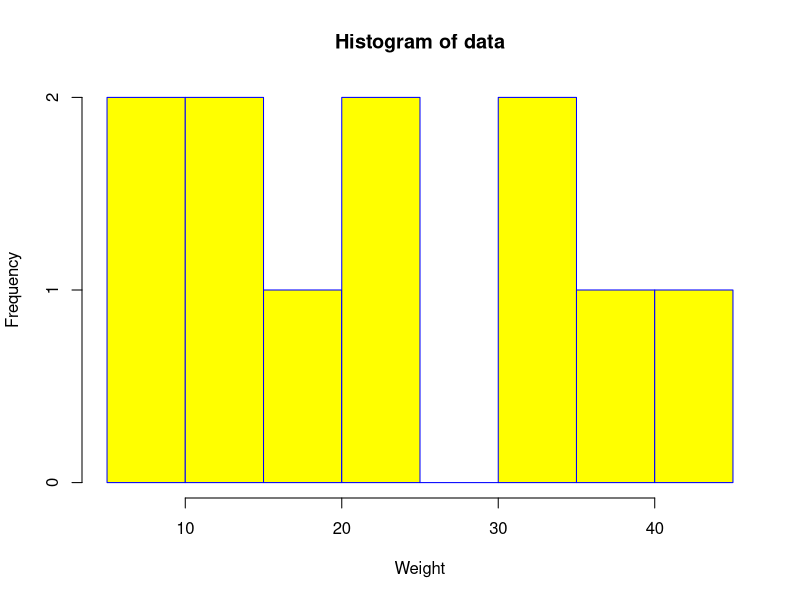
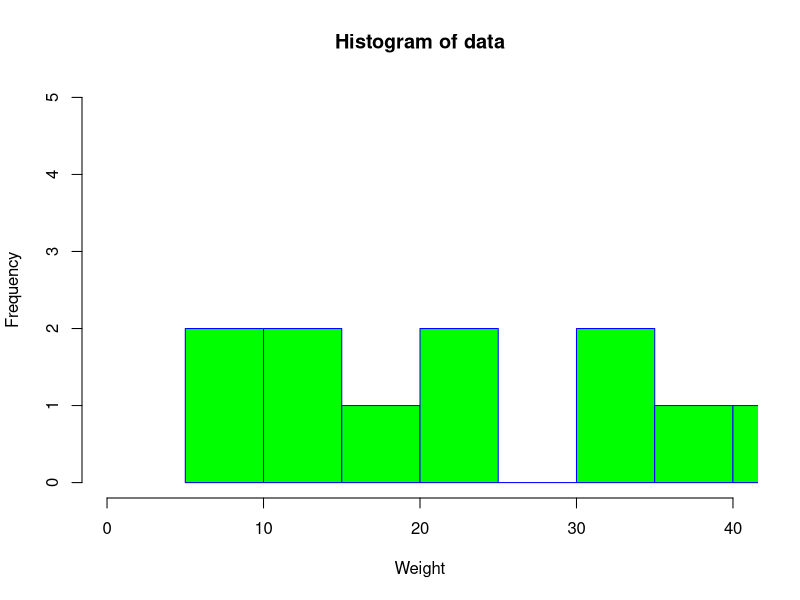

Write the R code that produced these figures, in order.
output_file_path <- '/Users/mural.kummitha/work/R/charts/output/histogram.png'
output_file_path2 <- '/Users/mural.kummitha/work/R/charts/output/histogram2.png'
V <-  c(9,13,21,8,36,22,12,41,31,33,19)

draw.histogram <- function(data, xaxis, col, border, output_file_path) {
  png(file = output_file_path)
  hist(data, xlab = xaxis, col = col, border = border)
  dev.off()
}

draw.histogram_with_plots <- function(data, xaxis, col, border, xlim, ylim, breaks, output_file_path) {
  png(file = output_file_path)
  hist(data, xlab = xaxis, col = col, border = border, xlim = xlim, ylim = ylim, breaks = breaks)
  dev.off()
}


xaxis <- 'Weight'
xlim <- c(0, 40)
ylim <- c(0, 5)
breaks <- 5

draw.histogram(V, xaxis, 'yellow', 'blue', output_file_path)

# with breaks. 
draw.histogram_with_plots(V, xaxis, 'green', 'blue', xlim, ylim, breaks, output_file_path2)

